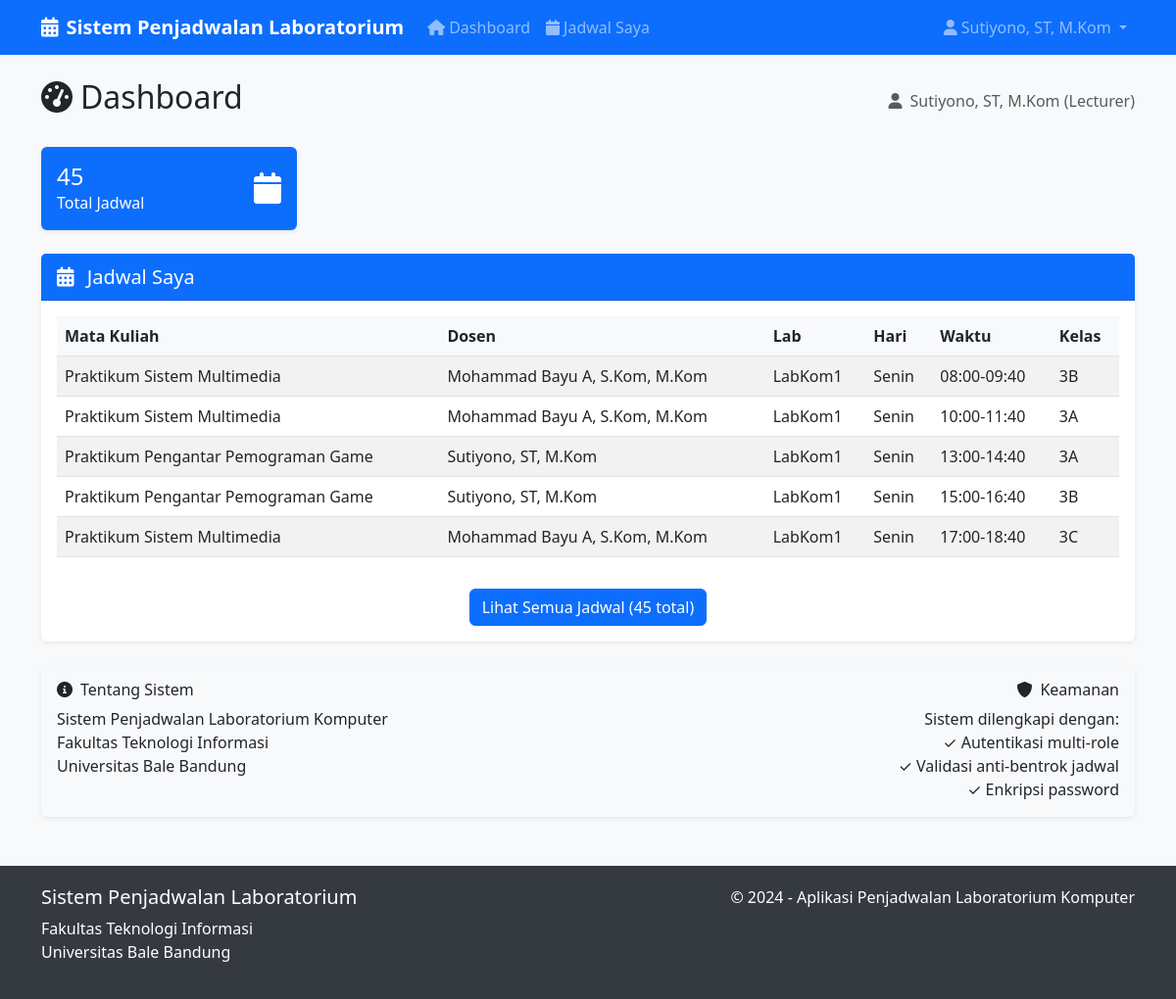
Page /dashboard (signed in) on the earlier database version.
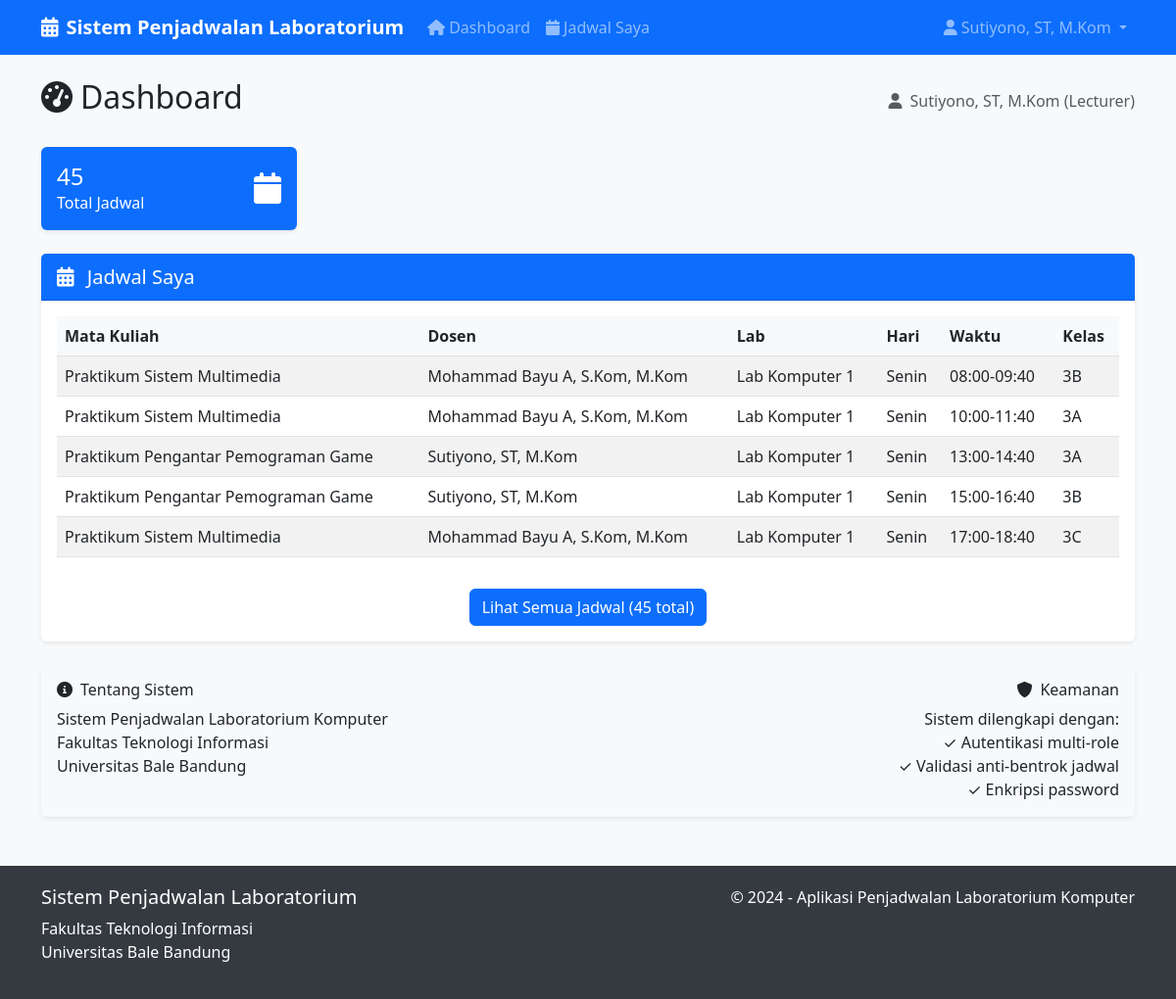
Same page on the later database version.
### app.py (models this page shows)
class Schedule(db.Model):
    id = db.Column(db.Integer, primary_key=True)
    course_id = db.Column(db.Integer, db.ForeignKey('course.id'), nullable=False)
    lecturer_id = db.Column(db.Integer, db.ForeignKey('user.id'), nullable=False)
    lab_id = db.Column(db.Integer, db.ForeignKey('lab.id'), nullable=False)
    day = db.Column(db.String(10), nullable=False)  # Senin, Selasa, etc.
    time_slot = db.Column(db.String(20), nullable=False)  # 08:00-10:00, etc.
    class_name = db.Column(db.String(5), nullable=False)  # A, B, C
    created_at = db.Column(db.DateTime, default=datetime.utcnow)

class Lab(db.Model):
    id = db.Column(db.Integer, primary_key=True)
    lab_name = db.Column(db.String(50), nullable=False)
    capacity = db.Column(db.Integer, nullable=False)
    schedules = db.relationship('Schedule', backref='laboratory', lazy=True)

class Course(db.Model):
    id = db.Column(db.Integer, primary_key=True)
    code = db.Column(db.String(20), unique=True, nullable=False)
    course_name = db.Column(db.String(100), nullable=False)
    semester = db.Column(db.Integer, nullable=False)  # 1-8
    sks = db.Column(db.Integer, nullable=False)  # 1-4
    schedules = db.relationship('Schedule', backref='course', lazy=True)

class User(db.Model):
    id = db.Column(db.Integer, primary_key=True)
    username = db.Column(db.String(80), unique=True, nullable=False)
    password = db.Column(db.String(120), nullable=False)
    role = db.Column(db.String(20), nullable=False)  # admin, staff, lecturer
    full_name = db.Column(db.String(100), nullable=False)
    schedules = db.relationship('Schedule', backref='lecturer', lazy=True)

### app.py (the view)
@app.route('/dashboard')
def dashboard():
    if 'user_id' not in session:
        return redirect(url_for('login'))
    user = User.query.get(session['user_id'])
    schedules = Schedule.query.all()
    courses = Course.query.all()
    labs = Lab.query.all()
    users = User.query.all() if user.role == 'admin' else []
    return render_template('dashboard.html', user=user, schedules=schedules, courses=courses, labs=labs, users=users)

### templates/dashboard.html (shortened to what the changed rows need)
{% extends "base.html" %}
{% block content %}
<div class="row">
    <div class="col-12">
        <div class="d-flex justify-content-between align-items-center mb-4">
            <h2><i class="fas fa-tachometer-alt me-2"></i>Dashboard</h2>
        </div>
    </div>
</div>
<div class="row">
    <div class="col-12">
        <div class="card">
            <div class="card-body">
                {% if schedules %}
                <div class="table-responsive">
                    <table class="table table-striped">
                        <thead>
                            <tr>
                                <th>Mata Kuliah</th>
                                <th>Dosen</th>
                                <th>Lab</th>
                                <th>Hari</th>
                                <th>Waktu</th>
                                <th>Kelas</th>
                            </tr>
                        </thead>
                        <tbody>
                            {% for schedule in schedules[:5] %}
                            <tr>
                                <td>{{ schedule.course.course_name }}</td>
                                <td>{{ schedule.lecturer.full_name }}</td>
                                <td>{{ schedule.laboratory.lab_name }}</td>
                                <td>{{ schedule.day }}</td>
                                <td>{{ schedule.time_slot }}</td>
                                <td>{{ schedule.course.semester }}{{ schedule.class_name }}</td>
                            </tr>
                            {% endfor %}
                        </tbody>
                    </table>
                </div>
                {% endif %}
            </div>
        </div>
    </div>
</div>
{% endblock %}

Differences in the rows shown:
changed Schedule (number 1 of 5 on the later page): laboratory.lab_name "LabKom1" → "Lab Komputer 1"
changed Schedule (number 2 of 5 on the later page): laboratory.lab_name "LabKom1" → "Lab Komputer 1"
changed Schedule (number 3 of 5 on the later page): laboratory.lab_name "LabKom1" → "Lab Komputer 1"
changed Schedule (number 4 of 5 on the later page): laboratory.lab_name "LabKom1" → "Lab Komputer 1"
changed Schedule (number 5 of 5 on the later page): laboratory.lab_name "LabKom1" → "Lab Komputer 1"
